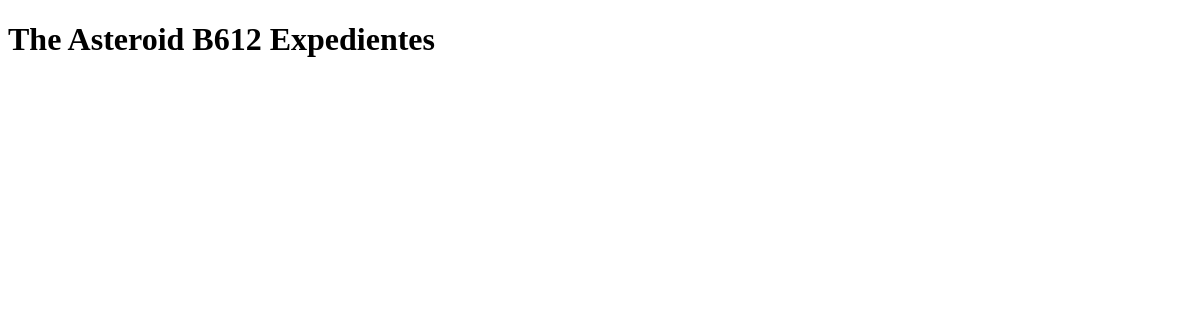
/kindlePublish/5, run on an earlier commit of the app's database.
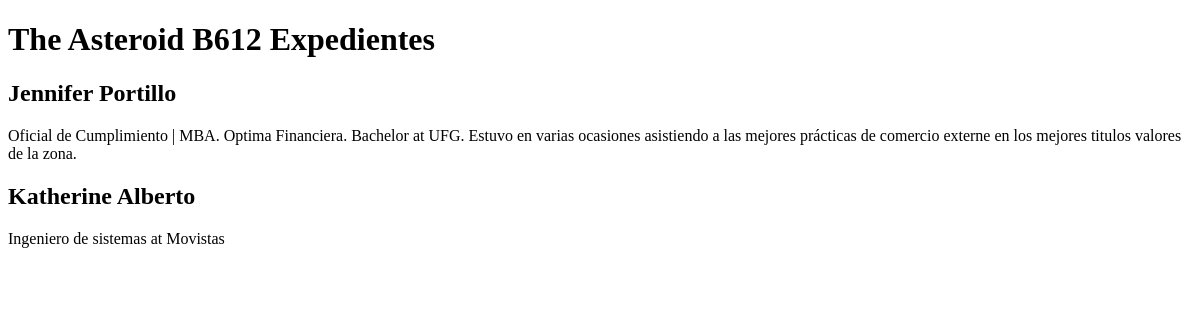
And on a later commit of the database.
### times/models.py (models this page shows, shortened)
class PageRels(models.Model):
	page = models.ForeignKey(Pagina, on_delete=models.CASCADE)
	child = models.ForeignKey(Wiki,on_delete=models.CASCADE)

class Wiki(models.Model):
	wtype = models.ForeignKey(WikiType,on_delete=models.CASCADE)
	title = models.CharField(max_length=512)
	info = models.TextField()
	created_at = models.DateTimeField(auto_now=True)
	updated_at = models.DateTimeField(null=True,blank=True)
	@property
	def cleantext(self):
		n_corte = self.info.find('==headtext==')
		if n_corte == -1:
			return self.info
		else:
			return self.info.replace('==headtext==','')

### times/views.py (the view)
# urls.py: path('kindlePublish/<p>', views.htmlPublish, name='kindlePublish'),
def htmlPublish(request,p):
	this_page = Pagina.objects.get(pk=int(p))
	children = PageRels.objects.filter(page=this_page).order_by('child__id')
	return render(request,'kindlePublish.html',{'this_page':this_page,'children':children})

### times/templates/kindlePublish.html (shortened to what this page needs)
<!DOCTYPE html>
<html>
<head>
</head>
<body>
<h1>The Asteroid B612 {{ this_page.titulo }}</h1>
	{%if children %}
		{% for c in children %}
			<h2>{{c.child.title}}</h2>
			{{c.child.cleantext|safe|linebreaks}}
		{% endfor %}
	{%endif%}
</body>
</html>

What changed in the data, as far as the page shows it:
now on this page (row edited): PageRels: child "Jennifer Portillo", child.cleantext "Oficial de Cumplimiento | MBA. Optima Financiera. Bachelor at UFG. Estuvo en varias ocasiones asistiendo a las mejores prácticas de comercio externe en los mejores titulos valores de la zona."
now on this page (row edited): PageRels: child "Katherine Alberto", child.cleantext "Ingeniero de sistemas at Movistas"
